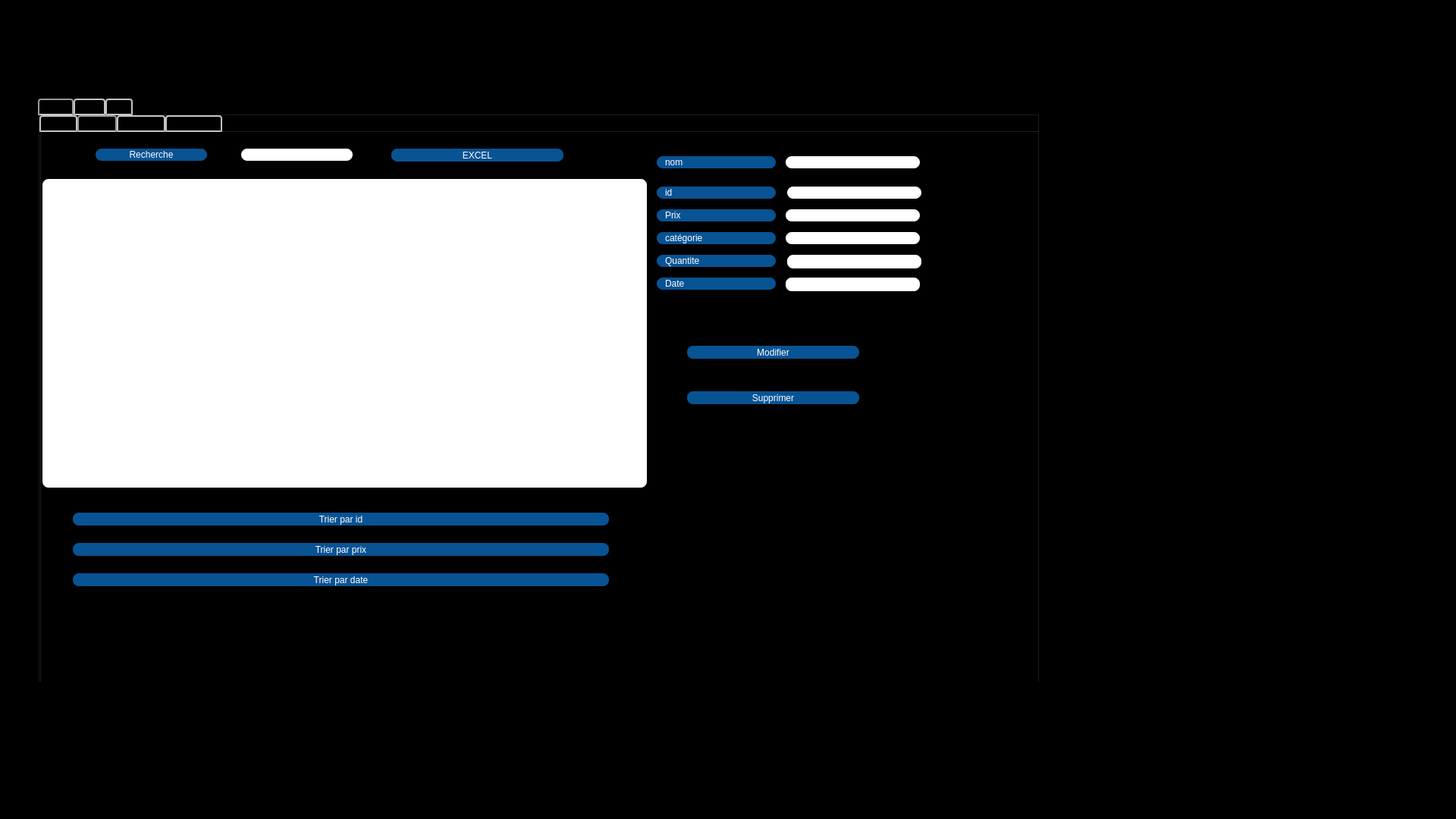
<?xml version="1.0" encoding="UTF-8"?>
<ui version="4.0">
 <class>stock</class>
 <widget class="QDialog" name="stock">
  <property name="geometry">
   <rect>
    <x>0</x>
    <y>0</y>
    <width>1920</width>
    <height>1080</height>
   </rect>
  </property>
  <property name="windowTitle">
   <string>Dialog</string>
  </property>
  <property name="styleSheet">
   <string notr="true">
background-color: rgb(0, 0, 0);</string>
  </property>
  <widget class="QLabel" name="label_10">
   <property name="geometry">
    <rect>
     <x>880</x>
     <y>110</y>
     <width>51</width>
     <height>51</height>
    </rect>
   </property>
   <property name="styleSheet">
    <string notr="true">image: url(:/img/rv.png);</string>
   </property>
   <property name="text">
    <string/>
   </property>
  </widget>
  <widget class="QLabel" name="label_7">
   <property name="geometry">
    <rect>
     <x>800</x>
     <y>110</y>
     <width>51</width>
     <height>51</height>
    </rect>
   </property>
   <property name="styleSheet">
    <string notr="true">image: url(:/img/recl.png);</string>
   </property>
   <property name="text">
    <string/>
   </property>
  </widget>
  <widget class="QLabel" name="label_8">
   <property name="geometry">
    <rect>
     <x>720</x>
     <y>110</y>
     <width>51</width>
     <height>51</height>
    </rect>
   </property>
   <property name="styleSheet">
    <string notr="true">image: url(:/img/home.png);</string>
   </property>
   <property name="text">
    <string/>
   </property>
  </widget>
  <widget class="QTabWidget" name="tabWidget">
   <property name="geometry">
    <rect>
     <x>50</x>
     <y>130</y>
     <width>1321</width>
     <height>771</height>
    </rect>
   </property>
   <property name="styleSheet">
    <string notr="true">QTabBar::tab {
	border-color: rgb(170, 170, 0);
    background: qlineargradient(x1: 0, y1: 0, x2: 0, y2: 1,
                                stop: 0 #E1E1E1, stop: 0.4 #DDDDDD,
                                stop: 0.5 #D8D8D8, stop: 1.0 #D3D3D3);
    border: 2px solid#C4C4C3;
    border-bottom-color: #C2C7CB; /* same as the pane color */
    border-top-left-radius: 4px;
    border-top-right-radius: 4px;
    min-width:20ex;
    padding: 2px;
     font: bold, &quot;Comic Sans MS&quot;;
}

QTabBar::tab:selected, QTabBar::tab:hover {
    background: qlineargradient(x1: 0, y1: 0, x2: 0, y2: 1,
                                stop: 0 #fade02, stop: 0.4 #fade02,
                                stop: 0.5 #fade02, stop: 1.0 #fade02);
}

QTabBar::tab:selected {
    border-color: #9B9B9B;
    border-bottom-color: #C2C7CB; /* same as pane color */
}</string>
   </property>
   <property name="currentIndex">
    <number>0</number>
   </property>
   <widget class="QWidget" name="tab_15">
    <attribute name="title">
     <string>Produit</string>
    </attribute>
    <widget class="QTabWidget" name="tabWidget_6">
     <property name="geometry">
      <rect>
       <x>0</x>
       <y>0</y>
       <width>1321</width>
       <height>761</height>
      </rect>
     </property>
     <property name="styleSheet">
      <string notr="true">QTabBar::tab {
    background: qlineargradient(x1: 0, y1: 0, x2: 0, y2: 1,
                                stop: 0 #E1E1E1, stop: 0.4 #DDDDDD,
                                stop: 0.5 #D8D8D8, stop: 1.0 #D3D3D3);
    border: 2px solid#C4C4C3;
    border-bottom-color: #C2C7CB; /* same as the pane color */
    border-top-left-radius: 4px;
    border-top-right-radius: 4px;
    min-width:20ex;
    padding: 2px;
     font: bold, &quot;Comic Sans MS&quot;;
}

QTabBar::tab:selected, QTabBar::tab:hover {
    background: qlineargradient(x1: 0, y1: 0, x2: 0, y2: 1,
                                stop: 0 #085394, stop: 0.4 #085394,
                                stop: 0.5 #085394, stop: 1.0 #085394);
}

QTabBar::tab:selected {
    border-color: #9B9B9B;
    border-bottom-color: #C2C7CB; /* same as pane color */
}</string>
     </property>
     <property name="currentIndex">
      <number>1</number>
     </property>
     <widget class="QWidget" name="tab_16">
      <attribute name="title">
       <string>Ajouter </string>
      </attribute>
      <widget class="QPushButton" name="ajouter_produit">
       <property name="geometry">
        <rect>
         <x>70</x>
         <y>350</y>
         <width>311</width>
         <height>21</height>
        </rect>
       </property>
       <property name="font">
        <font>
         <family>Comic Sans MS</family>
         <pointsize>8</pointsize>
         <weight>75</weight>
         <italic>false</italic>
         <bold>true</bold>
         <kerning>true</kerning>
        </font>
       </property>
       <property name="styleSheet">
        <string notr="true">border: 2px solid black;
font: 75 8pt &quot;MS Shell Dlg 2&quot;;
border-radius: 10px;
color: rgb(255, 255, 255);
padding: 0 8px;
background: #085394;
font: bold, &quot;Comic Sans MS&quot;;;
text-align:center;</string>
       </property>
       <property name="text">
        <string>Ajouter</string>
       </property>
      </widget>
      <widget class="QLabel" name="label_64">
       <property name="geometry">
        <rect>
         <x>30</x>
         <y>220</y>
         <width>181</width>
         <height>20</height>
        </rect>
       </property>
       <property name="styleSheet">
        <string notr="true">border: 2px solid black;
font: 75 8pt &quot;MS Shell Dlg 2&quot;;
border-radius: 10px;
color: rgb(255, 255, 255);
padding: 0 8px;
background: #085394;
font: bold, &quot;Comic Sans MS&quot;;;
text-align:center;</string>
       </property>
       <property name="text">
        <string>categorie</string>
       </property>
      </widget>
      <widget class="QLineEdit" name="idajout_produit">
       <property name="geometry">
        <rect>
         <x>250</x>
         <y>90</y>
         <width>181</width>
         <height>20</height>
        </rect>
       </property>
       <property name="styleSheet">
        <string notr="true">border: 2px solid black;
font: 75 8pt &quot;MS Shell Dlg 2&quot;;
border-radius: 10px;
padding: 0 8px;
background: white;
font: bold, &quot;Comic Sans MS&quot;;;
text-align:center;</string>
       </property>
       <property name="text">
        <string/>
       </property>
       <property name="frame">
        <bool>true</bool>
       </property>
       <property name="echoMode">
        <enum>QLineEdit::Normal</enum>
       </property>
      </widget>
      <widget class="QLabel" name="label_65">
       <property name="geometry">
        <rect>
         <x>30</x>
         <y>260</y>
         <width>181</width>
         <height>20</height>
        </rect>
       </property>
       <property name="styleSheet">
        <string notr="true">border: 2px solid black;
font: 75 8pt &quot;MS Shell Dlg 2&quot;;
border-radius: 10px;
color: rgb(255, 255, 255);
padding: 0 8px;
background: #085394;
font: bold, &quot;Comic Sans MS&quot;;;
text-align:center;</string>
       </property>
       <property name="text">
        <string>Date</string>
       </property>
      </widget>
      <widget class="QLabel" name="label_68">
       <property name="enabled">
        <bool>true</bool>
       </property>
       <property name="geometry">
        <rect>
         <x>30</x>
         <y>90</y>
         <width>181</width>
         <height>20</height>
        </rect>
       </property>
       <property name="layoutDirection">
        <enum>Qt::LeftToRight</enum>
       </property>
       <property name="styleSheet">
        <string notr="true">border: 2px solid black;
font: 75 8pt &quot;MS Shell Dlg 2&quot;;
border-radius: 10px;
color: rgb(255, 255, 255);
padding: 0 8px;
background: #085394;
font: bold, &quot;Comic Sans MS&quot;;;
text-align:center;</string>
       </property>
       <property name="text">
        <string>id</string>
       </property>
       <property name="wordWrap">
        <bool>false</bool>
       </property>
      </widget>
      <widget class="QLabel" name="label_69">
       <property name="geometry">
        <rect>
         <x>30</x>
         <y>130</y>
         <width>181</width>
         <height>20</height>
        </rect>
       </property>
       <property name="styleSheet">
        <string notr="true">border: 2px solid black;
font: 75 8pt &quot;MS Shell Dlg 2&quot;;
border-radius: 10px;
color: rgb(255, 255, 255);
padding: 0 8px;
background: #085394;
font: bold, &quot;Comic Sans MS&quot;;;
text-align:center;</string>
       </property>
       <property name="text">
        <string>prix</string>
       </property>
      </widget>
      <widget class="QLineEdit" name="quantite_ajout_produit">
       <property name="geometry">
        <rect>
         <x>250</x>
         <y>170</y>
         <width>181</width>
         <height>20</height>
        </rect>
       </property>
       <property name="styleSheet">
        <string notr="true">border: 2px solid black;
font: 75 8pt &quot;MS Shell Dlg 2&quot;;
border-radius: 10px;
padding: 0 8px;
background: white;
font: bold, &quot;Comic Sans MS&quot;;;
text-align:center;</string>
       </property>
      </widget>
      <widget class="QLineEdit" name="prix_ajout_produit">
       <property name="geometry">
        <rect>
         <x>250</x>
         <y>130</y>
         <width>181</width>
         <height>20</height>
        </rect>
       </property>
       <property name="styleSheet">
        <string notr="true">border: 2px solid black;
font: 75 8pt &quot;MS Shell Dlg 2&quot;;
border-radius: 10px;
padding: 0 8px;
background: white;
font: bold, &quot;Comic Sans MS&quot;;;
text-align:center;</string>
       </property>
      </widget>
      <widget class="QLabel" name="label_66">
       <property name="geometry">
        <rect>
         <x>30</x>
         <y>170</y>
         <width>181</width>
         <height>20</height>
        </rect>
       </property>
       <property name="styleSheet">
        <string notr="true">border: 2px solid black;
font: 75 8pt &quot;MS Shell Dlg 2&quot;;
border-radius: 10px;
color: rgb(255, 255, 255);
padding: 0 8px;
background: #085394;
font: bold, &quot;Comic Sans MS&quot;;;
text-align:center;</string>
       </property>
       <property name="text">
        <string>Quantite</string>
       </property>
      </widget>
      <widget class="QLineEdit" name="categorie_ajout_produit">
       <property name="geometry">
        <rect>
         <x>250</x>
         <y>220</y>
         <width>181</width>
         <height>22</height>
        </rect>
       </property>
       <property name="styleSheet">
        <string notr="true">border: 2px solid black;
font: 75 8pt &quot;MS Shell Dlg 2&quot;;
border-radius: 10px;
padding: 0 8px;
background: white;
font: bold, &quot;Comic Sans MS&quot;;;
text-align:center;</string>
       </property>
      </widget>
      <widget class="QLineEdit" name="date_ajout_produit">
       <property name="geometry">
        <rect>
         <x>250</x>
         <y>260</y>
         <width>181</width>
         <height>22</height>
        </rect>
       </property>
       <property name="styleSheet">
        <string notr="true">border: 2px solid black;
font: 75 8pt &quot;MS Shell Dlg 2&quot;;
border-radius: 10px;
padding: 0 8px;
background: white;
font: bold, &quot;Comic Sans MS&quot;;;
text-align:center;</string>
       </property>
      </widget>
      <widget class="QLabel" name="label_79">
       <property name="enabled">
        <bool>true</bool>
       </property>
       <property name="geometry">
        <rect>
         <x>30</x>
         <y>50</y>
         <width>181</width>
         <height>20</height>
        </rect>
       </property>
       <property name="layoutDirection">
        <enum>Qt::LeftToRight</enum>
       </property>
       <property name="styleSheet">
        <string notr="true">border: 2px solid black;
font: 75 8pt &quot;MS Shell Dlg 2&quot;;
border-radius: 10px;
color: rgb(255, 255, 255);
padding: 0 8px;
background: #085394;
font: bold, &quot;Comic Sans MS&quot;;;
text-align:center;</string>
       </property>
       <property name="text">
        <string>nom</string>
       </property>
       <property name="wordWrap">
        <bool>false</bool>
       </property>
      </widget>
      <widget class="QLineEdit" name="nomajout_produit">
       <property name="geometry">
        <rect>
         <x>250</x>
         <y>50</y>
         <width>181</width>
         <height>20</height>
        </rect>
       </property>
       <property name="styleSheet">
        <string notr="true">border: 2px solid black;
font: 75 8pt &quot;MS Shell Dlg 2&quot;;
border-radius: 10px;
padding: 0 8px;
background: white;
font: bold, &quot;Comic Sans MS&quot;;;
text-align:center;</string>
       </property>
       <property name="text">
        <string/>
       </property>
       <property name="frame">
        <bool>true</bool>
       </property>
       <property name="echoMode">
        <enum>QLineEdit::Normal</enum>
       </property>
      </widget>
     </widget>
     <widget class="QWidget" name="tab_17">
      <attribute name="title">
       <string>Afficher </string>
      </attribute>
      <widget class="QTableView" name="affichage_produit">
       <property name="geometry">
        <rect>
         <x>0</x>
         <y>60</y>
         <width>801</width>
         <height>411</height>
        </rect>
       </property>
       <property name="styleSheet">
        <string notr="true">border: 2px solid black;
font: 75 8pt &quot;MS Shell Dlg 2&quot;;
border-radius: 10px;
padding: 0 8px;
background: white;
font: bold, &quot;Comic Sans MS&quot;;;
text-align:center;</string>
       </property>
      </widget>
      <widget class="QPushButton" name="tri_prix_produit">
       <property name="geometry">
        <rect>
         <x>40</x>
         <y>540</y>
         <width>711</width>
         <height>21</height>
        </rect>
       </property>
       <property name="styleSheet">
        <string notr="true">border: 2px solid black;
font: 75 8pt &quot;MS Shell Dlg 2&quot;;
border-radius: 10px;
color: rgb(255, 255, 255);
padding: 0 8px;
background: #085394;
font: bold, &quot;Comic Sans MS&quot;;;
text-align:center;</string>
       </property>
       <property name="text">
        <string>Trier par prix</string>
       </property>
      </widget>
      <widget class="QLineEdit" name="id_recherche_produit">
       <property name="geometry">
        <rect>
         <x>262</x>
         <y>20</y>
         <width>151</width>
         <height>20</height>
        </rect>
       </property>
       <property name="styleSheet">
        <string notr="true">border: 2px solid black;
font: 75 8pt &quot;MS Shell Dlg 2&quot;;
border-radius: 10px;
padding: 0 8px;
background: white;
font: bold, &quot;Comic Sans MS&quot;;;
text-align:center;</string>
       </property>
      </widget>
      <widget class="QPushButton" name="recherche_produit">
       <property name="geometry">
        <rect>
         <x>70</x>
         <y>20</y>
         <width>151</width>
         <height>20</height>
        </rect>
       </property>
       <property name="styleSheet">
        <string notr="true">border: 2px solid black;
font: 75 8pt &quot;MS Shell Dlg 2&quot;;
border-radius: 10px;
color: rgb(255, 255, 255);
padding: 0 8px;
background: #085394;
font: bold, &quot;Comic Sans MS&quot;;;
text-align:center;</string>
       </property>
       <property name="text">
        <string>Recherche</string>
       </property>
      </widget>
      <widget class="QLabel" name="label_71">
       <property name="geometry">
        <rect>
         <x>810</x>
         <y>100</y>
         <width>161</width>
         <height>20</height>
        </rect>
       </property>
       <property name="styleSheet">
        <string notr="true">border: 2px solid black;
font: 75 8pt &quot;MS Shell Dlg 2&quot;;
border-radius: 10px;
color: rgb(255, 255, 255);
padding: 0 8px;
background: #085394;
font: bold, &quot;Comic Sans MS&quot;;;
text-align:center;</string>
       </property>
       <property name="text">
        <string>Prix</string>
       </property>
      </widget>
      <widget class="QLineEdit" name="prix_afficher_produit">
       <property name="geometry">
        <rect>
         <x>980</x>
         <y>100</y>
         <width>181</width>
         <height>20</height>
        </rect>
       </property>
       <property name="styleSheet">
        <string notr="true">border: 2px solid black;
font: 75 8pt &quot;MS Shell Dlg 2&quot;;
border-radius: 10px;
padding: 0 8px;
background: white;
font: bold, &quot;Comic Sans MS&quot;;;
text-align:center;</string>
       </property>
      </widget>
      <widget class="QLabel" name="label_73">
       <property name="geometry">
        <rect>
         <x>810</x>
         <y>190</y>
         <width>161</width>
         <height>20</height>
        </rect>
       </property>
       <property name="styleSheet">
        <string notr="true">border: 2px solid black;
font: 75 8pt &quot;MS Shell Dlg 2&quot;;
border-radius: 10px;
color: rgb(255, 255, 255);
padding: 0 8px;
background: #085394;
font: bold, &quot;Comic Sans MS&quot;;;
text-align:center;</string>
       </property>
       <property name="text">
        <string>Date</string>
       </property>
      </widget>
      <widget class="QLabel" name="label_74">
       <property name="geometry">
        <rect>
         <x>810</x>
         <y>130</y>
         <width>161</width>
         <height>20</height>
        </rect>
       </property>
       <property name="styleSheet">
        <string notr="true">border: 2px solid black;
font: 75 8pt &quot;MS Shell Dlg 2&quot;;
border-radius: 10px;
color: rgb(255, 255, 255);
padding: 0 8px;
background: #085394;
font: bold, &quot;Comic Sans MS&quot;;;
text-align:center;</string>
       </property>
       <property name="text">
        <string>catégorie</string>
       </property>
      </widget>
      <widget class="QLineEdit" name="categorie_afficher_produit">
       <property name="geometry">
        <rect>
         <x>980</x>
         <y>130</y>
         <width>181</width>
         <height>20</height>
        </rect>
       </property>
       <property name="styleSheet">
        <string notr="true">border: 2px solid black;
font: 75 8pt &quot;MS Shell Dlg 2&quot;;
border-radius: 10px;
padding: 0 8px;
background: white;
font: bold, &quot;Comic Sans MS&quot;;;
text-align:center;</string>
       </property>
      </widget>
      <widget class="QLabel" name="label_75">
       <property name="geometry">
        <rect>
         <x>810</x>
         <y>70</y>
         <width>161</width>
         <height>20</height>
        </rect>
       </property>
       <property name="styleSheet">
        <string notr="true">border: 2px solid black;
font: 75 8pt &quot;MS Shell Dlg 2&quot;;
border-radius: 10px;
color: rgb(255, 255, 255);
padding: 0 8px;
background: #085394;
font: bold, &quot;Comic Sans MS&quot;;;
text-align:center;</string>
       </property>
       <property name="text">
        <string>id</string>
       </property>
      </widget>
      <widget class="QPushButton" name="modifier_produit">
       <property name="geometry">
        <rect>
         <x>850</x>
         <y>280</y>
         <width>231</width>
         <height>21</height>
        </rect>
       </property>
       <property name="styleSheet">
        <string notr="true">border: 2px solid black;
font: 75 8pt &quot;MS Shell Dlg 2&quot;;
border-radius: 10px;
color: rgb(255, 255, 255);
padding: 0 8px;
background: #085394;
font: bold, &quot;Comic Sans MS&quot;;;
text-align:center;</string>
       </property>
       <property name="text">
        <string>Modifier</string>
       </property>
      </widget>
      <widget class="QPushButton" name="supprimer_produit">
       <property name="geometry">
        <rect>
         <x>850</x>
         <y>340</y>
         <width>231</width>
         <height>21</height>
        </rect>
       </property>
       <property name="styleSheet">
        <string notr="true">border: 2px solid black;
font: 75 8pt &quot;MS Shell Dlg 2&quot;;
border-radius: 10px;
color: rgb(255, 255, 255);
padding: 0 8px;
background: #085394;
font: bold, &quot;Comic Sans MS&quot;;;
text-align:center;</string>
       </property>
       <property name="text">
        <string>Supprimer</string>
       </property>
      </widget>
      <widget class="QLineEdit" name="id_afficher_produit">
       <property name="geometry">
        <rect>
         <x>982</x>
         <y>70</y>
         <width>181</width>
         <height>20</height>
        </rect>
       </property>
       <property name="styleSheet">
        <string notr="true">border: 2px solid black;
font: 75 8pt &quot;MS Shell Dlg 2&quot;;
border-radius: 10px;
padding: 0 8px;
background: white;
font: bold, &quot;Comic Sans MS&quot;;;
text-align:center;</string>
       </property>
      </widget>
      <widget class="QPushButton" name="tri_date_produit">
       <property name="geometry">
        <rect>
         <x>40</x>
         <y>580</y>
         <width>711</width>
         <height>21</height>
        </rect>
       </property>
       <property name="styleSheet">
        <string notr="true">border: 2px solid black;
font: 75 8pt &quot;MS Shell Dlg 2&quot;;
border-radius: 10px;
color: rgb(255, 255, 255);
padding: 0 8px;
background: #085394;
font: bold, &quot;Comic Sans MS&quot;;;
text-align:center;</string>
       </property>
       <property name="text">
        <string>Trier par date</string>
       </property>
      </widget>
      <widget class="QLabel" name="label_67">
       <property name="geometry">
        <rect>
         <x>810</x>
         <y>160</y>
         <width>161</width>
         <height>20</height>
        </rect>
       </property>
       <property name="styleSheet">
        <string notr="true">border: 2px solid black;
font: 75 8pt &quot;MS Shell Dlg 2&quot;;
border-radius: 10px;
color: rgb(255, 255, 255);
padding: 0 8px;
background: #085394;
font: bold, &quot;Comic Sans MS&quot;;;
text-align:center;</string>
       </property>
       <property name="text">
        <string>Quantite</string>
       </property>
      </widget>
      <widget class="QLineEdit" name="quantite_afficher_produit">
       <property name="geometry">
        <rect>
         <x>982</x>
         <y>160</y>
         <width>181</width>
         <height>22</height>
        </rect>
       </property>
       <property name="styleSheet">
        <string notr="true">border: 2px solid black;
font: 75 8pt &quot;MS Shell Dlg 2&quot;;
border-radius: 10px;
padding: 0 8px;
background: white;
font: bold, &quot;Comic Sans MS&quot;;;
text-align:center;</string>
       </property>
      </widget>
      <widget class="QLineEdit" name="date_afficher_produit">
       <property name="geometry">
        <rect>
         <x>980</x>
         <y>190</y>
         <width>181</width>
         <height>22</height>
        </rect>
       </property>
       <property name="styleSheet">
        <string notr="true">border: 2px solid black;
font: 75 8pt &quot;MS Shell Dlg 2&quot;;
border-radius: 10px;
padding: 0 8px;
background: white;
font: bold, &quot;Comic Sans MS&quot;;;
text-align:center;</string>
       </property>
      </widget>
      <widget class="QLabel" name="label_81">
       <property name="geometry">
        <rect>
         <x>810</x>
         <y>30</y>
         <width>161</width>
         <height>20</height>
        </rect>
       </property>
       <property name="styleSheet">
        <string notr="true">border: 2px solid black;
font: 75 8pt &quot;MS Shell Dlg 2&quot;;
border-radius: 10px;
color: rgb(255, 255, 255);
padding: 0 8px;
background: #085394;
font: bold, &quot;Comic Sans MS&quot;;;
text-align:center;</string>
       </property>
       <property name="text">
        <string>nom</string>
       </property>
      </widget>
      <widget class="QLineEdit" name="nom_afficher_produit">
       <property name="geometry">
        <rect>
         <x>980</x>
         <y>30</y>
         <width>181</width>
         <height>20</height>
        </rect>
       </property>
       <property name="styleSheet">
        <string notr="true">border: 2px solid black;
font: 75 8pt &quot;MS Shell Dlg 2&quot;;
border-radius: 10px;
padding: 0 8px;
background: white;
font: bold, &quot;Comic Sans MS&quot;;;
text-align:center;</string>
       </property>
      </widget>
      <widget class="QPushButton" name="tri_id_produit">
       <property name="geometry">
        <rect>
         <x>40</x>
         <y>500</y>
         <width>711</width>
         <height>21</height>
        </rect>
       </property>
       <property name="styleSheet">
        <string notr="true">border: 2px solid black;
font: 75 8pt &quot;MS Shell Dlg 2&quot;;
border-radius: 10px;
color: rgb(255, 255, 255);
padding: 0 8px;
background: #085394;
font: bold, &quot;Comic Sans MS&quot;;;
text-align:center;</string>
       </property>
       <property name="text">
        <string>Trier par id</string>
       </property>
      </widget>
      <widget class="QPushButton" name="EXCEL">
       <property name="geometry">
        <rect>
         <x>460</x>
         <y>20</y>
         <width>231</width>
         <height>21</height>
        </rect>
       </property>
       <property name="styleSheet">
        <string notr="true">border: 2px solid black;
font: 75 8pt &quot;MS Shell Dlg 2&quot;;
border-radius: 10px;
color: rgb(255, 255, 255);
padding: 0 8px;
background: #085394;
font: bold, &quot;Comic Sans MS&quot;;;
text-align:center;</string>
       </property>
       <property name="text">
        <string>EXCEL</string>
       </property>
      </widget>
     </widget>
     <widget class="QWidget" name="tab_18">
      <attribute name="title">
       <string>Statistique</string>
      </attribute>
      <widget class="QPushButton" name="stat">
       <property name="geometry">
        <rect>
         <x>250</x>
         <y>90</y>
         <width>711</width>
         <height>81</height>
        </rect>
       </property>
       <property name="styleSheet">
        <string notr="true">border: 2px solid black;
font: 75 8pt &quot;MS Shell Dlg 2&quot;;
border-radius: 10px;
color: rgb(255, 255, 255);
padding: 0 8px;
background: #085394;
font: bold, &quot;Comic Sans MS&quot;;;
text-align:center;</string>
       </property>
       <property name="text">
        <string>Statistique</string>
       </property>
      </widget>
      <widget class="QLabel" name="label_80">
       <property name="enabled">
        <bool>true</bool>
       </property>
       <property name="geometry">
        <rect>
         <x>10</x>
         <y>190</y>
         <width>621</width>
         <height>191</height>
        </rect>
       </property>
       <property name="layoutDirection">
        <enum>Qt::LeftToRight</enum>
       </property>
       <property name="styleSheet">
        <string notr="true">border: 2px solid black;
font: 75 8pt &quot;MS Shell Dlg 2&quot;;
border-radius: 10px;
color: rgb(255, 255, 255);
padding: 0 8px;
background: #085394;
font: bold, &quot;Comic Sans MS&quot;;;
text-align:center;</string>
       </property>
       <property name="text">
        <string>les Statistiques son sur le pourcentage des produit dans chaque catégorie  les categories son</string>
       </property>
       <property name="wordWrap">
        <bool>false</bool>
       </property>
      </widget>
      <widget class="QLabel" name="label_82">
       <property name="enabled">
        <bool>true</bool>
       </property>
       <property name="geometry">
        <rect>
         <x>730</x>
         <y>210</y>
         <width>181</width>
         <height>20</height>
        </rect>
       </property>
       <property name="layoutDirection">
        <enum>Qt::LeftToRight</enum>
       </property>
       <property name="styleSheet">
        <string notr="true">border: 2px solid black;
font: 75 8pt &quot;MS Shell Dlg 2&quot;;
border-radius: 10px;
color: rgb(255, 255, 255);
padding: 0 8px;
background: #085394;
font: bold, &quot;Comic Sans MS&quot;;;
text-align:center;</string>
       </property>
       <property name="text">
        <string>Informatique</string>
       </property>
       <property name="wordWrap">
        <bool>false</bool>
       </property>
      </widget>
      <widget class="QLabel" name="label_83">
       <property name="enabled">
        <bool>true</bool>
       </property>
       <property name="geometry">
        <rect>
         <x>730</x>
         <y>250</y>
         <width>181</width>
         <height>20</height>
        </rect>
       </property>
       <property name="layoutDirection">
        <enum>Qt::LeftToRight</enum>
       </property>
       <property name="styleSheet">
        <string notr="true">border: 2px solid black;
font: 75 8pt &quot;MS Shell Dlg 2&quot;;
border-radius: 10px;
color: rgb(255, 255, 255);
padding: 0 8px;
background: #085394;
font: bold, &quot;Comic Sans MS&quot;;;
text-align:center;</string>
       </property>
       <property name="text">
        <string>electromenager</string>
       </property>
       <property name="wordWrap">
        <bool>false</bool>
       </property>
      </widget>
      <widget class="QLabel" name="label_84">
       <property name="enabled">
        <bool>true</bool>
       </property>
       <property name="geometry">
        <rect>
         <x>730</x>
         <y>290</y>
         <width>181</width>
         <height>20</height>
        </rect>
       </property>
       <property name="layoutDirection">
        <enum>Qt::LeftToRight</enum>
       </property>
       <property name="styleSheet">
        <string notr="true">border: 2px solid black;
font: 75 8pt &quot;MS Shell Dlg 2&quot;;
border-radius: 10px;
color: rgb(255, 255, 255);
padding: 0 8px;
background: #085394;
font: bold, &quot;Comic Sans MS&quot;;;
text-align:center;</string>
       </property>
       <property name="text">
        <string>telephone</string>
       </property>
       <property name="wordWrap">
        <bool>false</bool>
       </property>
      </widget>
      <widget class="QLabel" name="label_85">
       <property name="enabled">
        <bool>true</bool>
       </property>
       <property name="geometry">
        <rect>
         <x>730</x>
         <y>330</y>
         <width>181</width>
         <height>20</height>
        </rect>
       </property>
       <property name="layoutDirection">
        <enum>Qt::LeftToRight</enum>
       </property>
       <property name="styleSheet">
        <string notr="true">border: 2px solid black;
font: 75 8pt &quot;MS Shell Dlg 2&quot;;
border-radius: 10px;
color: rgb(255, 255, 255);
padding: 0 8px;
background: #085394;
font: bold, &quot;Comic Sans MS&quot;;;
text-align:center;</string>
       </property>
       <property name="text">
        <string>gaming</string>
       </property>
       <property name="wordWrap">
        <bool>false</bool>
       </property>
      </widget>
     </widget>
     <widget class="QWidget" name="tab_2">
      <attribute name="title">
       <string>Réclamation</string>
      </attribute>
      <widget class="QGroupBox" name="groupBox_15">
       <property name="geometry">
        <rect>
         <x>10</x>
         <y>10</y>
         <width>401</width>
         <height>541</height>
        </rect>
       </property>
       <property name="styleSheet">
        <string notr="true">background-color: rgb(255, 255, 255);</string>
       </property>
       <property name="title">
        <string>  Ajouter et modifier une reclamation</string>
       </property>
       <widget class="QPushButton" name="pushButton_AjoutR">
        <property name="geometry">
         <rect>
          <x>60</x>
          <y>500</y>
          <width>111</width>
          <height>21</height>
         </rect>
        </property>
        <property name="styleSheet">
         <string notr="true"/>
        </property>
        <property name="text">
         <string>Ajouter</string>
        </property>
       </widget>
       <widget class="QPushButton" name="pushButton_ModifierR">
        <property name="geometry">
         <rect>
          <x>200</x>
          <y>500</y>
          <width>111</width>
          <height>21</height>
         </rect>
        </property>
        <property name="styleSheet">
         <string notr="true"/>
        </property>
        <property name="text">
         <string>Modifier</string>
        </property>
       </widget>
       <widget class="QComboBox" name="comboBox_M">
        <property name="geometry">
         <rect>
          <x>170</x>
          <y>260</y>
          <width>141</width>
          <height>20</height>
         </rect>
        </property>
        <property name="styleSheet">
         <string notr="true"/>
        </property>
        <item>
         <property name="text">
          <string>Employe</string>
         </property>
        </item>
       </widget>
       <widget class="QLineEdit" name="lineEdit_recl">
        <property name="geometry">
         <rect>
          <x>90</x>
          <y>390</y>
          <width>211</width>
          <height>81</height>
         </rect>
        </property>
        <property name="styleSheet">
         <string notr="true"/>
        </property>
       </widget>
       <widget class="QLabel" name="label_37">
        <property name="geometry">
         <rect>
          <x>20</x>
          <y>350</y>
          <width>78</width>
          <height>16</height>
         </rect>
        </property>
        <property name="styleSheet">
         <string notr="true">
color: rgb(0, 0, 0);
</string>
        </property>
        <property name="text">
         <string>Description</string>
        </property>
       </widget>
       <widget class="QLabel" name="label_39">
        <property name="geometry">
         <rect>
          <x>20</x>
          <y>122</y>
          <width>42</width>
          <height>16</height>
         </rect>
        </property>
        <property name="styleSheet">
         <string notr="true"/>
        </property>
        <property name="text">
         <string>Nom</string>
        </property>
       </widget>
       <widget class="QLabel" name="label_40">
        <property name="geometry">
         <rect>
          <x>20</x>
          <y>80</y>
          <width>38</width>
          <height>16</height>
         </rect>
        </property>
        <property name="styleSheet">
         <string notr="true"/>
        </property>
        <property name="text">
         <string> ID     </string>
        </property>
       </widget>
       <widget class="QLabel" name="label_41">
        <property name="geometry">
         <rect>
          <x>20</x>
          <y>170</y>
          <width>91</width>
          <height>16</height>
         </rect>
        </property>
        <property name="styleSheet">
         <string notr="true"/>
        </property>
        <property name="text">
         <string>Adresse e-mail</string>
        </property>
       </widget>
       <widget class="QLineEdit" name="lineEdit_mailM">
        <property name="geometry">
         <rect>
          <x>170</x>
          <y>166</y>
          <width>141</width>
          <height>20</height>
         </rect>
        </property>
        <property name="styleSheet">
         <string notr="true"/>
        </property>
       </widget>
       <widget class="QLabel" name="label_42">
        <property name="geometry">
         <rect>
          <x>20</x>
          <y>310</y>
          <width>131</width>
          <height>16</height>
         </rect>
        </property>
        <property name="styleSheet">
         <string notr="true"/>
        </property>
        <property name="text">
         <string>Type de reclamation</string>
        </property>
       </widget>
       <widget class="QLabel" name="label_43">
        <property name="geometry">
         <rect>
          <x>20</x>
          <y>260</y>
          <width>47</width>
          <height>16</height>
         </rect>
        </property>
        <property name="styleSheet">
         <string notr="true"/>
        </property>
        <property name="text">
         <string>Type</string>
        </property>
       </widget>
       <widget class="QLineEdit" name="lineEdit_treclm">
        <property name="geometry">
         <rect>
          <x>170</x>
          <y>310</y>
          <width>141</width>
          <height>21</height>
         </rect>
        </property>
        <property name="styleSheet">
         <string notr="true"/>
        </property>
       </widget>
       <widget class="QLineEdit" name="lineEdit_nommM">
        <property name="geometry">
         <rect>
          <x>170</x>
          <y>120</y>
          <width>141</width>
          <height>21</height>
         </rect>
        </property>
       </widget>
       <widget class="QLineEdit" name="lineEdit_iddM">
        <property name="geometry">
         <rect>
          <x>170</x>
          <y>80</y>
          <width>141</width>
          <height>21</height>
         </rect>
        </property>
       </widget>
       <zorder>label_43</zorder>
       <zorder>pushButton_AjoutR</zorder>
       <zorder>pushButton_ModifierR</zorder>
       <zorder>comboBox_M</zorder>
       <zorder>lineEdit_recl</zorder>
       <zorder>label_37</zorder>
       <zorder>label_39</zorder>
       <zorder>label_40</zorder>
       <zorder>label_41</zorder>
       <zorder>lineEdit_mailM</zorder>
       <zorder>label_42</zorder>
       <zorder>lineEdit_treclm</zorder>
       <zorder>lineEdit_nommM</zorder>
       <zorder>lineEdit_iddM</zorder>
      </widget>
      <widget class="QGroupBox" name="groupBox_16">
       <property name="geometry">
        <rect>
         <x>430</x>
         <y>290</y>
         <width>871</width>
         <height>371</height>
        </rect>
       </property>
       <property name="styleSheet">
        <string notr="true">background-color: rgb(255, 255, 255);</string>
       </property>
       <property name="title">
        <string>Afficher les reclamations</string>
       </property>
       <widget class="QTableView" name="liste_reclamation">
        <property name="geometry">
         <rect>
          <x>10</x>
          <y>90</y>
          <width>841</width>
          <height>271</height>
         </rect>
        </property>
        <property name="styleSheet">
         <string notr="true"/>
        </property>
       </widget>
       <widget class="QPushButton" name="pushButton_afficherR">
        <property name="geometry">
         <rect>
          <x>20</x>
          <y>50</y>
          <width>92</width>
          <height>22</height>
         </rect>
        </property>
        <property name="styleSheet">
         <string notr="true"/>
        </property>
        <property name="text">
         <string>Afficher</string>
        </property>
       </widget>
       <widget class="QLineEdit" name="lineEdit_recherM">
        <property name="geometry">
         <rect>
          <x>350</x>
          <y>50</y>
          <width>141</width>
          <height>22</height>
         </rect>
        </property>
        <property name="styleSheet">
         <string notr="true"/>
        </property>
       </widget>
       <widget class="QComboBox" name="comboBox_10M">
        <property name="geometry">
         <rect>
          <x>510</x>
          <y>50</y>
          <width>131</width>
          <height>21</height>
         </rect>
        </property>
        <property name="styleSheet">
         <string notr="true"/>
        </property>
        <item>
         <property name="text">
          <string>Trie croissante</string>
         </property>
        </item>
        <item>
         <property name="text">
          <string>Trie décroissante</string>
         </property>
        </item>
        <item>
         <property name="text">
          <string>Trie A..Z</string>
         </property>
        </item>
       </widget>
       <widget class="QLabel" name="label_46">
        <property name="geometry">
         <rect>
          <x>280</x>
          <y>50</y>
          <width>61</width>
          <height>16</height>
         </rect>
        </property>
        <property name="text">
         <string>Recherche</string>
        </property>
       </widget>
       <zorder>pushButton_afficherR</zorder>
       <zorder>comboBox_10M</zorder>
       <zorder>liste_reclamation</zorder>
       <zorder>lineEdit_recherM</zorder>
       <zorder>label_46</zorder>
      </widget>
      <widget class="QGroupBox" name="groupBox_17">
       <property name="geometry">
        <rect>
         <x>430</x>
         <y>40</y>
         <width>351</width>
         <height>231</height>
        </rect>
       </property>
       <property name="styleSheet">
        <string notr="true">background-color: rgb(255, 255, 255);</string>
       </property>
       <property name="title">
        <string> Supprimer une reclamation</string>
       </property>
       <widget class="QPushButton" name="pushButton_SupprimerM">
        <property name="geometry">
         <rect>
          <x>59</x>
          <y>110</y>
          <width>92</width>
          <height>22</height>
         </rect>
        </property>
        <property name="styleSheet">
         <string notr="true"/>
        </property>
        <property name="text">
         <string>Supprimer</string>
        </property>
       </widget>
       <widget class="QLabel" name="label_44">
        <property name="geometry">
         <rect>
          <x>40</x>
          <y>50</y>
          <width>22</width>
          <height>21</height>
         </rect>
        </property>
        <property name="styleSheet">
         <string notr="true"/>
        </property>
        <property name="text">
         <string> ID  </string>
        </property>
       </widget>
       <widget class="QLineEdit" name="lineEdit_idd2M">
        <property name="geometry">
         <rect>
          <x>120</x>
          <y>50</y>
          <width>171</width>
          <height>22</height>
         </rect>
        </property>
       </widget>
      </widget>
     </widget>
    </widget>
   </widget>
   <widget class="QWidget" name="tab_19">
    <attribute name="title">
     <string>promo</string>
    </attribute>
   </widget>
   <widget class="QWidget" name="tab">
    <attribute name="title">
     <string>excel</string>
    </attribute>
    <widget class="QPushButton" name="ouvrir_excel">
     <property name="geometry">
      <rect>
       <x>70</x>
       <y>130</y>
       <width>171</width>
       <height>51</height>
      </rect>
     </property>
     <property name="text">
      <string>Ouvrir</string>
     </property>
    </widget>
    <widget class="QPushButton" name="nouveau_excel">
     <property name="geometry">
      <rect>
       <x>70</x>
       <y>230</y>
       <width>171</width>
       <height>51</height>
      </rect>
     </property>
     <property name="text">
      <string>Nouveau</string>
     </property>
    </widget>
    <widget class="QPushButton" name="enregistrer_sous_excel">
     <property name="geometry">
      <rect>
       <x>70</x>
       <y>350</y>
       <width>171</width>
       <height>51</height>
      </rect>
     </property>
     <property name="text">
      <string>Enregistrer sous</string>
     </property>
    </widget>
    <widget class="QTableView" name="tableViewExcel">
     <property name="geometry">
      <rect>
       <x>280</x>
       <y>140</y>
       <width>801</width>
       <height>411</height>
      </rect>
     </property>
    </widget>
   </widget>
  </widget>
  <widget class="QLabel" name="label_pic3">
   <property name="geometry">
    <rect>
     <x>1570</x>
     <y>90</y>
     <width>291</width>
     <height>81</height>
    </rect>
   </property>
   <property name="text">
    <string/>
   </property>
  </widget>
  <widget class="QLabel" name="label_pic4">
   <property name="geometry">
    <rect>
     <x>1550</x>
     <y>260</y>
     <width>291</width>
     <height>81</height>
    </rect>
   </property>
   <property name="text">
    <string/>
   </property>
  </widget>
 </widget>
 <resources/>
 <connections/>
</ui>
